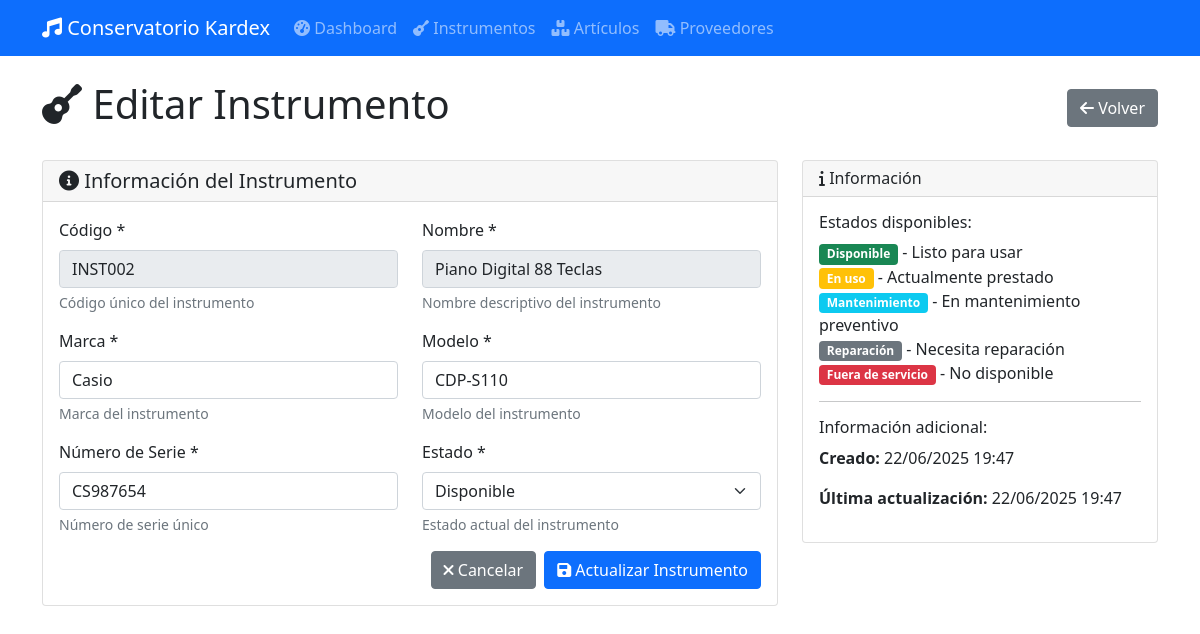
/instrumentos/2/editar, run on an earlier commit of the app's database.
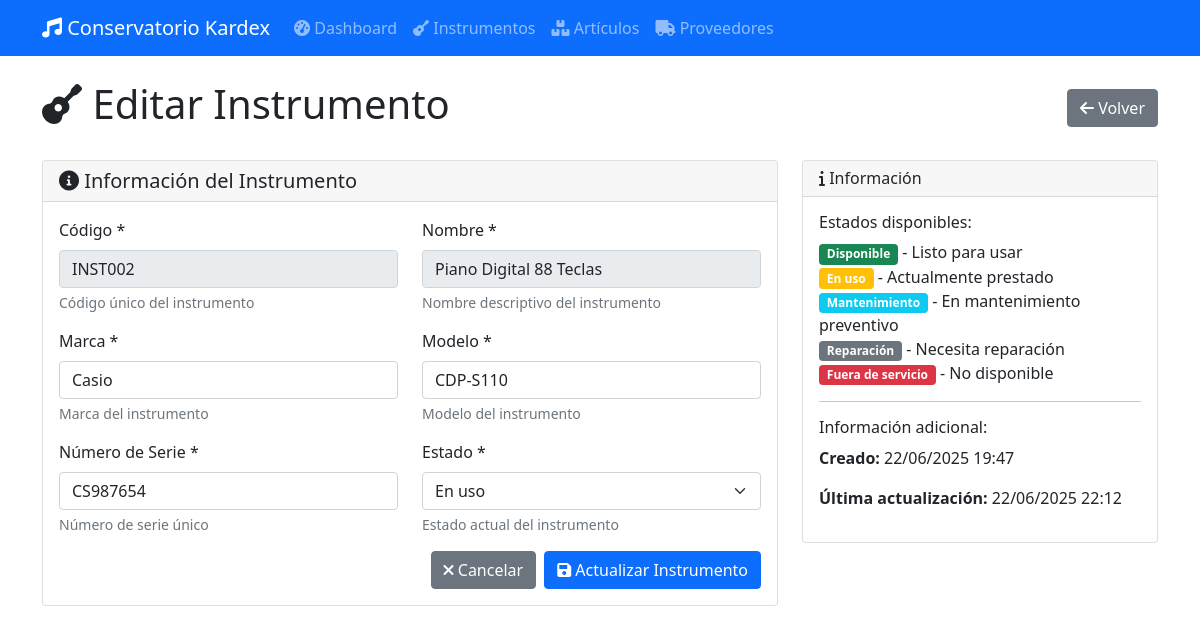
And on a later commit of the database.
### app/database/models.py (models this page shows, shortened)
class Instrumento(db.Model):
    __tablename__ = 'tb_instrumento'
    i_id = db.Column(db.Integer, db.ForeignKey('tb_item.id'), primary_key=True)
    i_marca = db.Column(db.String(50), nullable=False)
    i_modelo = db.Column(db.String(50), nullable=False)
    i_serie = db.Column(db.String(50), unique=True, nullable=False)
    i_estado = db.Column(db.String(50), nullable=False)  # Podría ser un Enum
    created_at = db.Column(db.DateTime, default=datetime.utcnow)
    updated_at = db.Column(db.DateTime, default=datetime.utcnow, onupdate=datetime.utcnow)

### app/routes/web/instrumentos.py (the view, shortened to what this page needs)
@bp.route('/<int:instrumento_id>/editar', methods=['GET', 'POST'])
def editar_instrumento(instrumento_id):
    instrumento = instrumento_service.obtener_por_id(instrumento_id)
    if not instrumento:
        flash('Instrumento no encontrado', 'error')
        return redirect(url_for('instrumentos.listar_instrumentos'))
    return render_template('instrumentos/form.html', instrumento=instrumento)

### app/database/repositories/base.py (called while the page is built)
    def get_by_id(self, id):
        return self.model.query.get(id)

### app/services/instrumento_service.py (called while the page is built)
    def obtener_por_id(self, instrumento_id):
        return self.repo.get_by_id(instrumento_id)

### app/templates/instrumentos/form.html (shortened to what the changed rows need)
{% extends "base.html" %}
{% block content %}
<div class="row">
    <div class="col-12">
        <div class="d-flex justify-content-between align-items-center mb-4">
            <h1>
                <i class="fas fa-guitar"></i>
                {% if instrumento %}Editar Instrumento{% else %}Nuevo Instrumento{% endif %}
            </h1>
        </div>
    </div>
</div>
<div class="row">
    <div class="col-md-8">
        <div class="card">
            <div class="card-body">
                <form method="POST">
                    <div class="row">
                        <div class="col-md-6">
                            <div class="mb-3">
                                <label for="marca" class="form-label">Marca *</label>
                                <input type="text" class="form-control" id="marca" name="marca"
                                       value="{{ instrumento.i_marca if instrumento else '' }}" required>
                                <div class="form-text">Marca del instrumento</div>
                            </div>
                        </div>
                        <div class="col-md-6">
                            <div class="mb-3">
                                <label for="modelo" class="form-label">Modelo *</label>
                                <input type="text" class="form-control" id="modelo" name="modelo"
                                       value="{{ instrumento.i_modelo if instrumento else '' }}" required>
                                <div class="form-text">Modelo del instrumento</div>
                            </div>
                        </div>
                    </div>
                    <div class="row">
                        <div class="col-md-6">
                            <div class="mb-3">
                                <label for="serie" class="form-label">Número de Serie *</label>
                                <input type="text" class="form-control" id="serie" name="serie"
                                       value="{{ instrumento.i_serie if instrumento else '' }}" required>
                                <div class="form-text">Número de serie único</div>
                            </div>
                        </div>
                        <div class="col-md-6">
                            <div class="mb-3">
                                <label for="estado" class="form-label">Estado *</label>
                                <select class="form-select" id="estado" name="estado" required>
                                    <option value="Disponible" {% if instrumento and instrumento.i_estado == 'Disponible' %}selected{% endif %}>Disponible</option>
                                    <option value="En uso" {% if instrumento and instrumento.i_estado == 'En uso' %}selected{% endif %}>En uso</option>
                                </select>
                                <div class="form-text">Estado actual del instrumento</div>
                            </div>
                        </div>
                    </div>
                </form>
            </div>
        </div>
    </div>
    <div class="col-md-4">
        <div class="card">
            <div class="card-body">
                <h6>Estados disponibles:</h6>
                <ul class="list-unstyled">
                    <li><span class="badge bg-success">Disponible</span> - Listo para usar</li>
                    <li><span class="badge bg-warning">En uso</span> - Actualmente prestado</li>
                    <li><span class="badge bg-info">Mantenimiento</span> - En mantenimiento preventivo</li>
                    <li><span class="badge bg-secondary">Reparación</span> - Necesita reparación</li>
                    <li><span class="badge bg-danger">Fuera de servicio</span> - No disponible</li>
                </ul>
                {% if instrumento %}
                <hr>
                <h6>Información adicional:</h6>
                <p><strong>Creado:</strong> {{ instrumento.created_at.strftime('%d/%m/%Y %H:%M') if instrumento.created_at else 'N/A' }}</p>
                <p><strong>Última actualización:</strong> {{ instrumento.updated_at.strftime('%d/%m/%Y %H:%M') if instrumento.updated_at else 'N/A' }}</p>
                {% endif %}
            </div>
        </div>
    </div>
</div>
{% endblock %}

What changed in the data, as far as the page shows it:
changed Instrumento "Casio": estado "Disponible" → "En uso"; updated_at "22/06/2025 19:47" → "22/06/2025 22:12"
